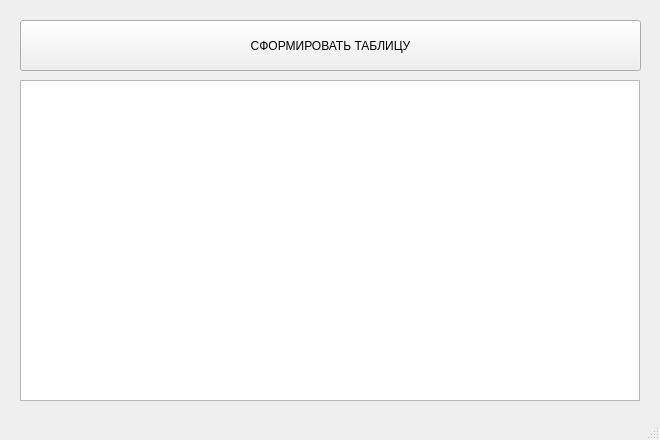
<?xml version="1.0" encoding="UTF-8"?>
<ui version="4.0">
 <class>MainWindow</class>
 <widget class="QMainWindow" name="MainWindow">
  <property name="geometry">
   <rect>
    <x>0</x>
    <y>0</y>
    <width>660</width>
    <height>440</height>
   </rect>
  </property>
  <property name="windowTitle">
   <string>MainWindow</string>
  </property>
  <widget class="QWidget" name="centralwidget">
   <widget class="QTableWidget" name="table1">
    <property name="enabled">
     <bool>true</bool>
    </property>
    <property name="geometry">
     <rect>
      <x>20</x>
      <y>80</y>
      <width>620</width>
      <height>321</height>
     </rect>
    </property>
   </widget>
   <widget class="QPushButton" name="butt1">
    <property name="geometry">
     <rect>
      <x>20</x>
      <y>20</y>
      <width>621</width>
      <height>51</height>
     </rect>
    </property>
    <property name="text">
     <string>СФОРМИРОВАТЬ ТАБЛИЦУ</string>
    </property>
   </widget>
  </widget>
  <widget class="QMenuBar" name="menubar">
   <property name="geometry">
    <rect>
     <x>0</x>
     <y>0</y>
     <width>660</width>
     <height>21</height>
    </rect>
   </property>
  </widget>
  <widget class="QStatusBar" name="statusbar"/>
 </widget>
 <resources/>
 <connections/>
</ui>
